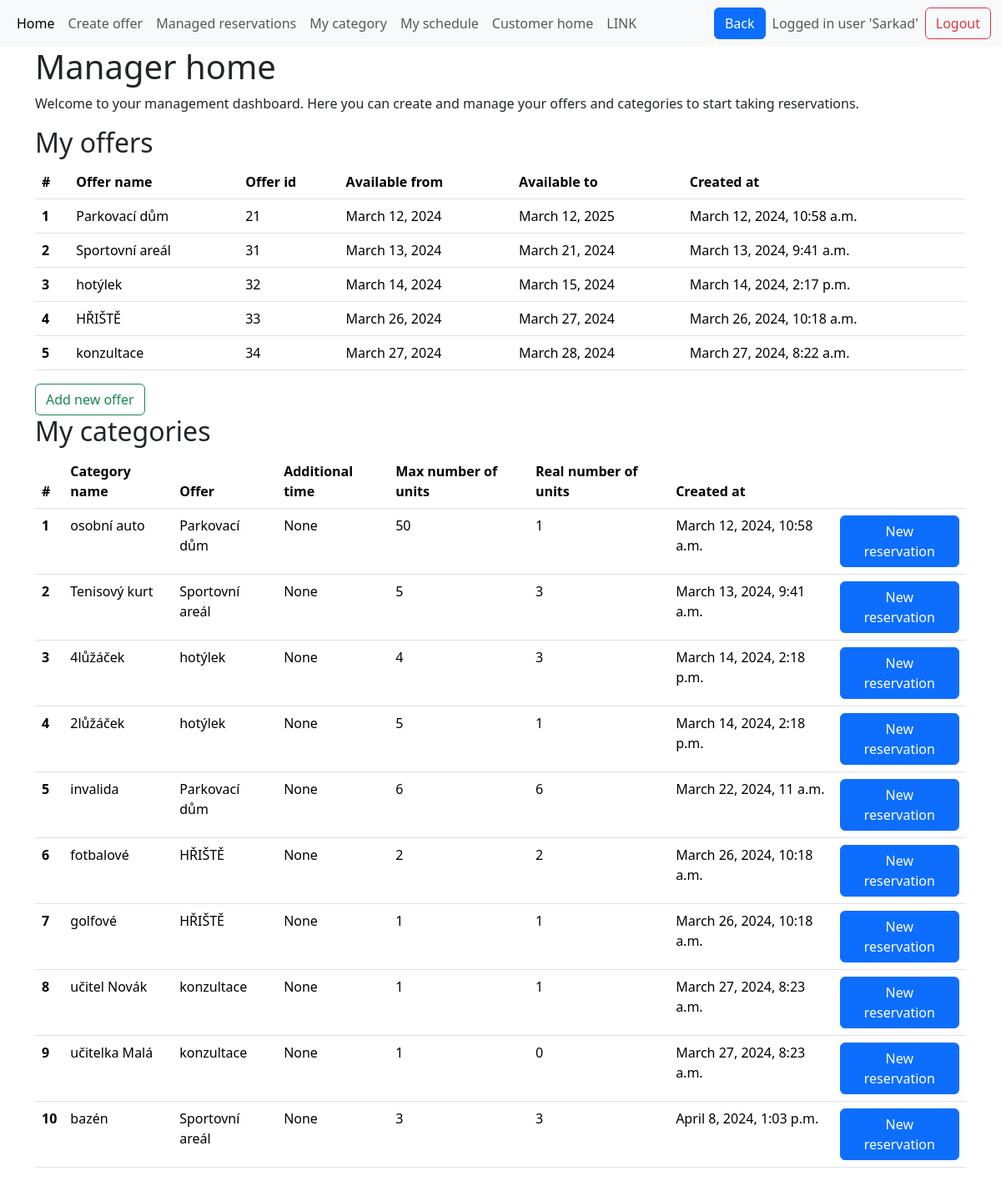
The app's page / (signed in) with its own data.
### base/models.py (models this page shows, shortened)
class Offer(models.Model):
    offer_name = models.CharField(max_length=50)
    available_from = models.DateField(null=True, blank=True)
    available_to = models.DateField(null=True, blank=True)
    created_at = models.DateTimeField(default=timezone.now)
    manager_of_this_offer = models.ForeignKey(
        User, on_delete=models.CASCADE, null=True, blank=True
    )
    def __str__(self):
        return self.offer_name  # rewrites Offer object (x) to its name in admi panel
    class Meta:
        unique_together = (
            "offer_name",
            "manager_of_this_offer",
        )  # there cannot be two same named offers managed by the same user

class Category(models.Model):
    category_name = models.CharField(max_length=50)
    category_description = models.CharField(max_length=1000, null=True, blank=True)
    category_capacity = models.IntegerField(default=1,help_text="How many reservations at one time are possible? e.g.seminar = 20 or parkplace = 1")
    max_simultneous_reservations = models.IntegerField(default=1)
    additional_time = models.DurationField(null=True, blank=True,default=0)
    count_of_units = models.IntegerField(default=1,help_text="How many units are there in this category? e.g. 5 parkplaces for disabled people")
    created_at = models.DateTimeField(default=timezone.now)
    unit_names = models.JSONField(default=list) # list of unit names
    opening_time = models.TimeField(default=datetime.time(0, 0))
    closing_time = models.TimeField(default=datetime.time(23, 59,59)) #TODO 24:00 and default values 9:23-9:23
    belongs_to_offer = models.ForeignKey(Offer, on_delete=models.CASCADE)
    category_pricing = models.ForeignKey(Pricing, on_delete=models.CASCADE, null=True)
    def get_unit_count(self):
        return self.unit_set.count()

### base/views.py (the view)
# urls.py: path('',views.manager_home, name='manager_home' ),
@login_required  # If a user is not logged in, Django will redirect them to the login page.
def manager_home(request):
    offers = Offer.objects.filter(
        manager_of_this_offer=request.user
    )  # only offers of this user
    form = forms.ReservationForm()
    category_ids = offers.values_list(
        "category", flat=True
    ).distinct()  # only categories of this user
    categories = models.Category.objects.filter(id__in=category_ids)
    return render(
        request,
        "manager_home.html",
        context={
            "form": form,
            "offers": offers,
            "categories": categories,
        },
    )

### templates/manager_home.html (shortened to what this page needs)
{% extends 'main.html' %}
{% load crispy_forms_tags %}
{% load static %}
{% block content %}
<div class="container-md">
    <h1> Manager home </h1>
    <p>Welcome to your management dashboard. Here you can create and manage your offers and categories to start taking reservations.</p>
    <h2>My offers</h2>
    {% if offers %}
    <div class="table-responsive" style="max-height: 300px; overflow-y: auto;">
        <table class="table table-hover">
            <thead>
                <tr>
                    <th scope="col">#</th>
                    <th scope="col">Offer name</th>
                    <th scope="col">Offer id</th>
                    <th scope="col">Available from</th>
                    <th scope="col">Available to</th>
                    <th scope="col">Created at</th>
                </tr>
            </thead>
            <tbody>
                {% for offer in offers %}
                <tr class="clickable-row" onclick="location.href='{% url 'offer_detail' offer.id %}'"
                    style="cursor: pointer;" title="Click to view offer detail">
                    <th scope="row">{{ forloop.counter }}</th>
                    <td>{{ offer.offer_name }} </td>
                    <td>{{ offer.id }} </td>
                    <td>{{ offer.available_from }} </td>
                    <td>{{ offer.available_to }} </td>
                    <td>{{ offer.created_at }} </td>
                </tr>
                {% endfor %}
            </tbody>
        </table>
    </div>
    <a href="{% url 'create_offer' %}" class="btn btn-outline-success " id="addrow">Add new offer</a>
    {% else %}
    <p>You do not have any offers yet. Start by creating your first offer to make your services available for booking.</p>
    <a href="{% url 'create_offer' %}" class="btn btn-success" id="addrow">Create your first Offer</a>
    {% endif %}
    <h2>My categories</h2>
    {% if categories %}
    <table class="table table-hover">
        <thead>
            <tr>
                <th scope="col">#</th>
                <th scope="col">Category name</th>
                <th scope="col">Offer</th>
                <th scope="col">Additional time</th>
                <th scope="col">Max number of units</th>
                <th scope="col">Real number of units</th>
                <th scope="col">Created at</th>
                <th scope="col"> </th>
            </tr>
        </thead>
        <tbody>
            {% for category in categories %}
            <tr class="clickable-row" style="cursor: pointer;" title="Click to edit category"
                onclick="location.href='{% url 'edit_category' category.belongs_to_offer.id category.id %}'">
                <th scope="row">{{ forloop.counter }}</th>
                <td>{{ category.category_name }} </td>
                <td>{{ category.belongs_to_offer }} </td>
                <td>{{ category.additional_time }} </td>
                <td>{{ category.count_of_units }} </td>
                <td>{{ category.get_unit_count }} </td>
                <td>{{ category.created_at }} </td>
                <td> <button class="btn btn-primary btn-reservation-calendar"
                        data-offer-id="{{ category.belongs_to_offer.id }}" data-category-id="{{ category.id }}">New
                        reservation</button>
                </td>
            </tr>
            {% endfor %}
        </tbody>
    </table>
    {% else %}
    <p>You do not have any categories. Begin by creating categories for your offers to organize them better. </p>
        <p>Each category can represent a different type of service or reservation slot you offer.</p>
    <p>Categories can be created from the offer detail page once you have offers set up.</p>
    {% endif %}
</div>
{% endblock %}

### templates/navbar.html (shortened to what this page needs)
<nav class="navbar navbar-expand-lg bg-body-tertiary">
  <div class="container-fluid">
    <div class="collapse navbar-collapse" id="navbarSupportedContent">
      <ul class="navbar-nav me-auto mb-2 mb-lg-0">
        <li class="nav-item">
          <a class="nav-link active" aria-current="page" href="/manager_home">Home</a>
        </li>
        <li class="nav-item">
          <a class="nav-link" href="/create_offer">Create offer</a>
        </li>
        <li class="nav-item">
          <a class="nav-link" href="/managed_reservations">Managed reservations</a>
        </li>
        <li class="nav-item">
          <a class="nav-link" href="/my_schedule">My category</a>
        </li>
        <li class="nav-item">
          <a class="nav-link" href="/my_schedule">My schedule</a>
        </li>
        {% if request.user.is_authenticated %}
        <li class="nav-item">
          <a class="nav-link" href="{% url 'customer_home' manager_id=request.user.id %}">Customer home</a>
        </li>
        <li class="nav-item">
          <a class="nav-link" href="{% url 'manager_link' manager_id=request.user.id %}">LINK</a>
        </li>
        {% endif %}
      </ul>
      <button type="submit" class="btn btn-primary me-2" onclick="goBack()">Back</button>
       <div class="d-flex align-items-center">
        {% if request.user.is_authenticated %}
        <span class="navbar-text me-2"> Logged in user '{{ request.user.username | title }}'</span>
        <a class="btn btn-outline-danger" href="{% url 'logout' %}">Logout</a>
        {% else %}
        <a class="btn btn-outline-primary" href="{% url 'login' %}">Login</a>
        {% endif %}
      </div>
    </div>
    </div>
</nav>

### records on screen
Offer: offer_name "Parkovací dům", id "21", available_from "March 12, 2024", available_to "March 12, 2025", created_at "March 12, 2024, 10:58 a.m."
Offer: offer_name "Sportovní areál", id "31", available_from "March 13, 2024", available_to "March 21, 2024", created_at "March 13, 2024, 9:41 a.m."
Offer: offer_name "hotýlek", id "32", available_from "March 14, 2024", available_to "March 15, 2024", created_at "March 14, 2024, 2:17 p.m."
Offer: offer_name "HŘIŠTĚ", id "33", available_from "March 26, 2024", available_to "March 27, 2024", created_at "March 26, 2024, 10:18 a.m."
Offer: offer_name "konzultace", id "34", available_from "March 27, 2024", available_to "March 28, 2024", created_at "March 27, 2024, 8:22 a.m."
Category: category_name "osobní auto", belongs_to_offer "Parkovací dům", additional_time "None", count_of_units "50", get_unit_count "1", created_at "March 12, 2024, 10:58 a.m."
Category: category_name "Tenisový kurt", belongs_to_offer "Sportovní areál", additional_time "None", count_of_units "5", get_unit_count "3", created_at "March 13, 2024, 9:41 a.m."
Category: category_name "4lůžáček", belongs_to_offer "hotýlek", additional_time "None", count_of_units "4", get_unit_count "3", created_at "March 14, 2024, 2:18 p.m."
Category: category_name "2lůžáček", belongs_to_offer "hotýlek", additional_time "None", count_of_units "5", get_unit_count "1", created_at "March 14, 2024, 2:18 p.m."
Category: category_name "invalida", belongs_to_offer "Parkovací dům", additional_time "None", count_of_units "6", get_unit_count "6", created_at "March 22, 2024, 11 a.m."
Category: category_name "fotbalové", belongs_to_offer "HŘIŠTĚ", additional_time "None", count_of_units "2", get_unit_count "2", created_at "March 26, 2024, 10:18 a.m."
Category: category_name "golfové", belongs_to_offer "HŘIŠTĚ", additional_time "None", count_of_units "1", get_unit_count "1", created_at "March 26, 2024, 10:18 a.m."
Category: category_name "učitel Novák", belongs_to_offer "konzultace", additional_time "None", count_of_units "1", get_unit_count "1", created_at "March 27, 2024, 8:23 a.m."
Category: category_name "učitelka Malá", belongs_to_offer "konzultace", additional_time "None", count_of_units "1", get_unit_count "0", created_at "March 27, 2024, 8:23 a.m."
Category: category_name "bazén", belongs_to_offer "Sportovní areál", additional_time "None", count_of_units "3", get_unit_count "3", created_at "April 8, 2024, 1:03 p.m."

### other values on screen
{{ request.user.username | title }} "Sarkad"
